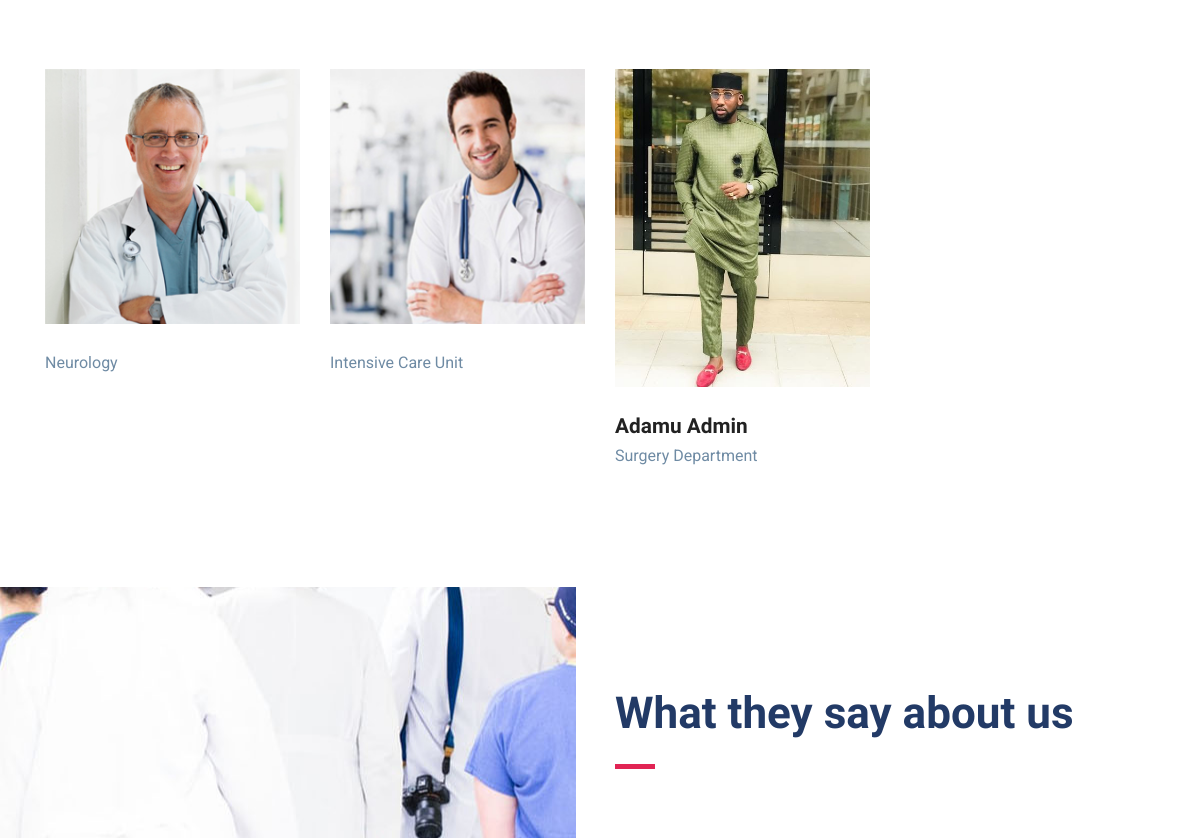
Page /about/ (middle part) on the earlier database version.
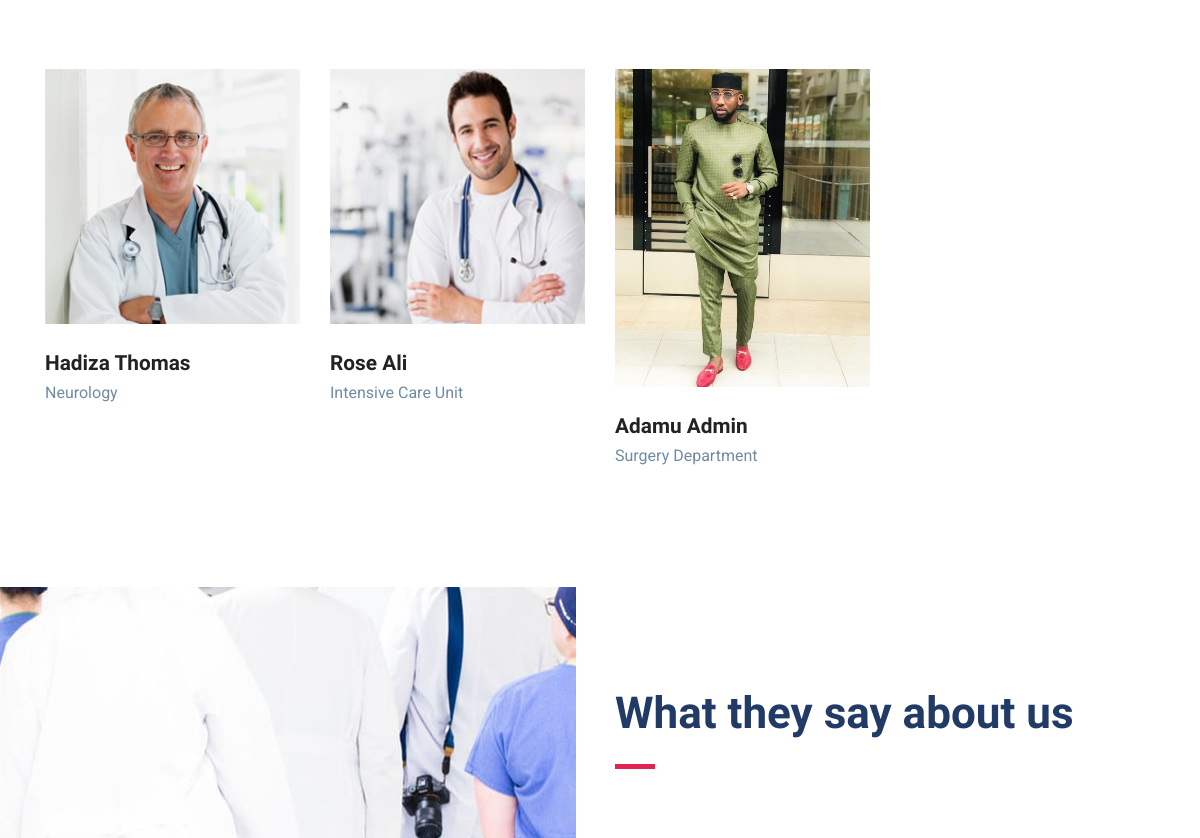
Same page on the later database version.
### myapp/models.py (models this page shows, shortened)
class Doctor(models.Model):
    user = models.ForeignKey(User, on_delete=models.CASCADE)
    department = models.ForeignKey(Department, on_delete=models.CASCADE, null = True)
    image = models.ImageField(upload_to='doctor_images', null = True)
    description=models.CharField(max_length=1000, null=True)
    def imageUrl(self):
        if self.image:
            return self.image.url
        else:
            return ""

class Department(models.Model):
    specialization = models.CharField(max_length=255, choices = DEPARTMENT_CHOICES)
    description=models.CharField(max_length=1000, null=True)
    image = models.ImageField(upload_to='department_images', null = True)
    def __str__(self):
        return self.specialization

### authentications/models.py (models this page shows)
class CustomUser(AbstractUser):
    phone = models.CharField(max_length = 255, null = True, blank = True)
    fullname = models.CharField(max_length = 255, null = True, blank = True)
    image = models.ImageField(upload_to='user_images', null = True)
    is_doctor = models.BooleanField('Are you a Doctor?', default=False, null = True, blank = True)
    def __str__(self):
        return self.username

### myapp/views.py (the view)
# urls.py: path('about/', views.about, name='about'),
def about(request):
    department = Department.objects.all()[:6]
    doctor = Doctor.objects.all()[:6]
    comment = Comment.objects.all()
    partners = Partners.objects.all()
    subscription(request)
    context = {
        'departments':department,
        'doctors':doctor,
        'comments':comment,
        'partners':partners,
    }
    return render(request, 'myapp/about.html', context)

### myapp/sub.py (called while the page is built)
def subscription(request):
    if request.method =='POST' and 'email' in request.POST:
        email = request.POST.get('email')
        if Subscription.objects.filter(email = email).exists():
            messages.info(request, 'Someone has already subscribe with this email')
        else:
            subscribe, created=Subscription.objects.get_or_create(email = email)
            messages.error(request, 'Thank you for subscribing to our news letter')

### myapp/templates/myapp/about.html (shortened to what this page needs)
{% extends 'myapp/base/base.html' %}
{% load static %}
{% block content %}
<section class="section team">
	<div class="container">
		<div class="row justify-content-center">
			<div class="col-lg-6">
			</div>
		</div>
		<div class="row">
			{% for doctor in doctors %}
			<div class="col-lg-3 col-md-6 col-sm-6">
				<div class="team-block mb-5 mb-lg-0">
					<img src="{{ doctor.imageUrl }}" alt="" class="img-fluid w-100">
					<div class="content">
						<h4 class="mt-4 mb-0"><a href="">{{ doctor.user.get_full_name }}</a></h4>
						<p>{{ doctor.department }}</p>
					</div>
				</div>
			</div>
			{% endfor %}
		</div>
	</div>
</section>
<section class="section testimonial">
	<div class="container">
		<div class="row">
			<div class="col-lg-6 offset-lg-6">
				<div class="section-title">
					<h2 class="mb-4">What they say about us</h2>
					<div class="divider  my-4"></div>
				</div>
			</div>
		</div>
	</div>
</section>
{% endblock %}

Differences in the rows shown:
changed through a linked row, Doctor "Neurology": user.get_full_name (not shown) → "Hadiza Thomas"
changed through a linked row, Doctor "Intensive Care Unit": user.get_full_name (not shown) → "Rose Ali"
